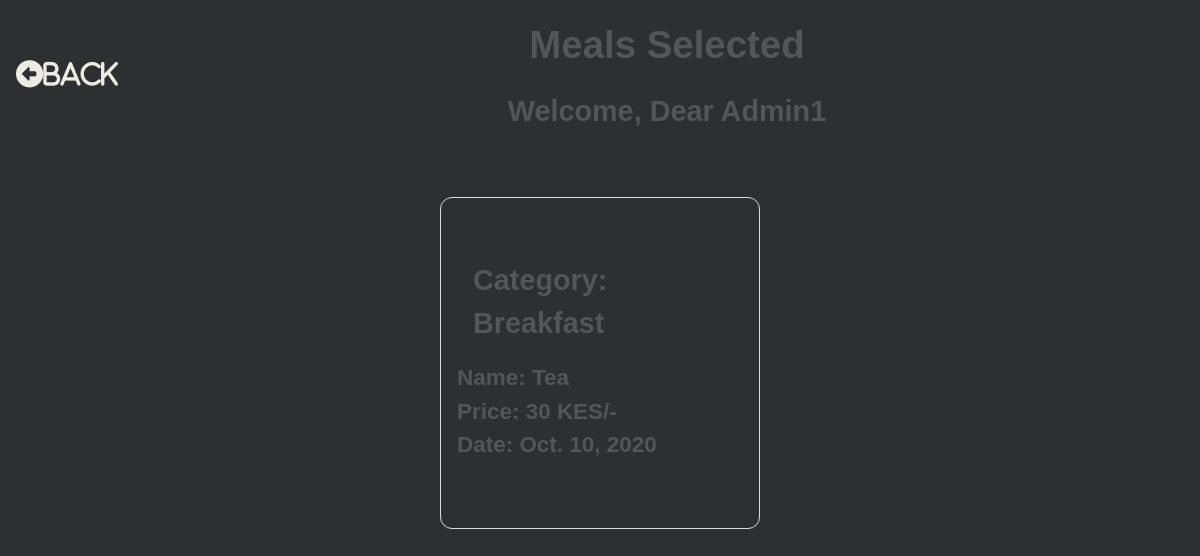
The app's page /meal_selection_list/ (signed in), older data.
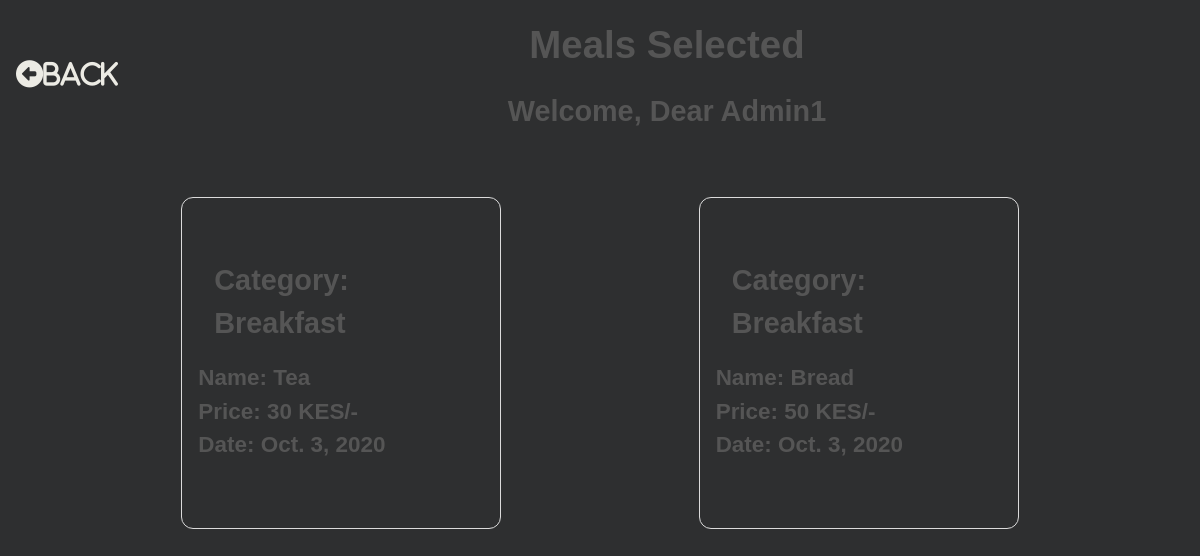
The same page, newer data.
### hotel/models.py (models this page shows, shortened)
class MealSelection(models.Model):
    user = models.ForeignKey(settings.AUTH_USER_MODEL, on_delete=models.CASCADE)
    meal = models.ForeignKey(Meal, on_delete=models.CASCADE)
    mealcharge = models.ForeignKey(MealCharge, on_delete=models.CASCADE)
    meal_date = models.DateField()
    def get_meal_category(self):
        meal_categories = dict(self.meal.MEAL_CATEGORIES)
        meal_category = meal_categories.get(self.meal.meal_type)
        return meal_category

class Meal(models.Model):
    MEAL_CATEGORIES=(
        ('BRE', 'Breakfast'),
        ('LUN', 'Lunch'),
        ('SUP', 'Supper'),
    )
    meal_type = models.CharField(max_length=3, choices=MEAL_CATEGORIES)
    meal_name = models.CharField(max_length=20)

class MealCharge(models.Model):
    meal = models.ForeignKey(Meal, on_delete=models.CASCADE)
    meal_charge = models.CharField(max_length=30)

### hotel/views.py (the view)
# urls.py: path('meal_selection_list/', views.MealSelectionList.as_view(), name='MealSelectionList'),
class MealSelectionList(ListView):
    model = MealSelection
    template_name="mealselection_list_view.html"
    def get_queryset(self, *args, **kwargs):
        if self.request.user.is_staff:
            mealselection_list = MealSelection.objects.all()
            return mealselection_list
        else:
            mealselection_list = MealSelection.objects.filter(user=self.request.user)
            return mealselection_list

### hotel/templates/mealselection_list_view.html (shortened to what this page needs)
{% load static %}
<!DOCTYPE html>
<html lang="en">
    <head>
		<link rel="stylesheet" href="{% static 'hotel/css/mealselection_list_view.css' %}">
    </head>
    <body>
        <div class="content">
            <div class="header">
                <div class="headings">
                    <h1>Meals Selected</h1>
                    <h2>Welcome, Dear {{ user }}</h2>
                </div>
                <div class="home">
                    <div class="home">
                        <a href="{% url 'MealListView' %}"><i class="fas fa-arrow-alt-circle-left">Back</i></a>
                    </div>
                </div>
            </div>
            <div class="mealselections">
                {% for mealselection in mealselection_list %}
                <div class="mealselection">
                    <div class="category">
                        <h2>Category: {{ mealselection.get_meal_category }}</h2>
                    </div>
                    <div class="from">
                        <h3>Name: {{ mealselection.meal.meal_name }} </h3>
                    </div>
                    <div class="from">
                        <h3>Price: {{ mealselection.mealcharge.meal_charge }} KES/- </h3>
                    </div>
                    <div class="to">
                        <h3>Date: {{ mealselection.meal_date }} </h3>
                    </div>
                    <div class="cancel">
                        <a href="#" class="invisible"><i class="far fa-2x fa-times-circle">Cancel Meal</i></a>
                    </div>
                </div>
                {% endfor %}
            </div>
        </div>
    </body>
</html>

Row changes from the older to the newer data that the page shows:
changed MealSelection "Tea": meal_date "Oct. 10, 2020" → "Oct. 3, 2020"
added MealSelection: get_meal_category "Breakfast", meal.meal_name "Bread", mealcharge.meal_charge "50", meal_date "Oct. 3, 2020"
